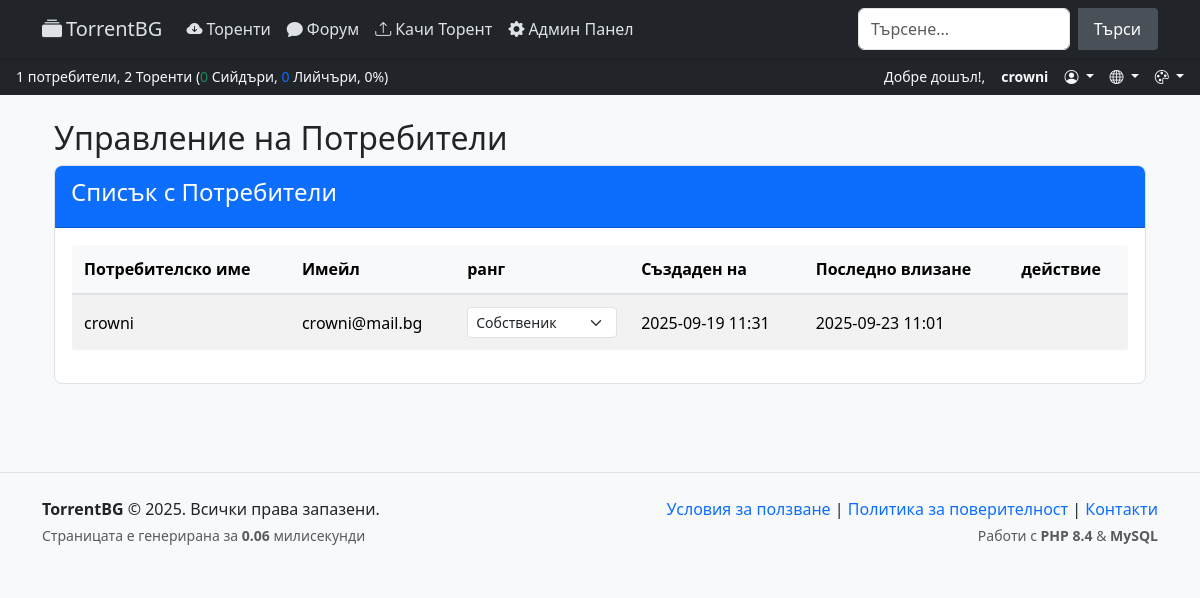
Before: /admin/users.php (signed in) with the older database file.
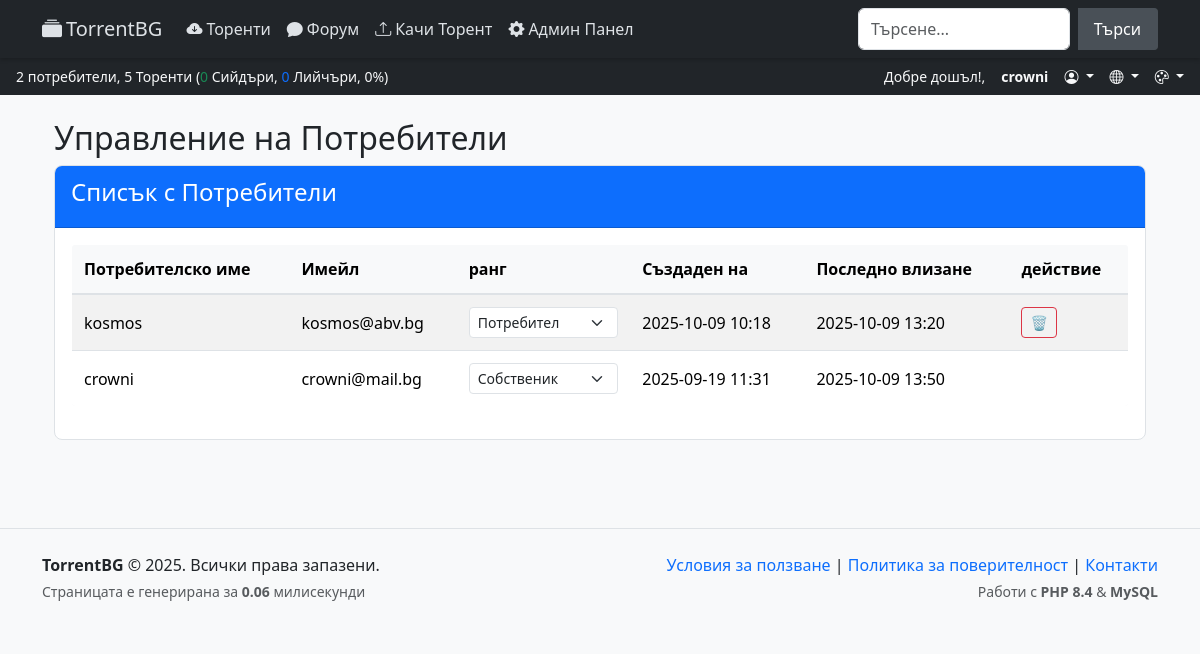
After: the same page with the newer database file.
### tables this page shows
CREATE TABLE IF NOT EXISTS `users` (
  `id` int UNSIGNED NOT NULL AUTO_INCREMENT,
  `username` varchar(50) NOT NULL,
  `email` varchar(100) NOT NULL,
  `password` varchar(255) NOT NULL,
  `rank` tinyint UNSIGNED NOT NULL DEFAULT '2' COMMENT '1=Guest,2=User,3=Uploader,4=Validator,5=Moderator,6=Owner',
  `created_at` timestamp NULL DEFAULT CURRENT_TIMESTAMP,
  `last_login` datetime DEFAULT NULL,
  `language` varchar(5) DEFAULT 'en',
  `style` varchar(10) DEFAULT 'light',
  `unread_notifications` int UNSIGNED NOT NULL DEFAULT '0',
  PRIMARY KEY (`id`),
  UNIQUE KEY `username` (`username`),
  UNIQUE KEY `email` (`email`)
);

### includes/Language.php (called while the page is built, shortened)
<?php
class Language {
    private string $langCode;
    private array $translations = [];
    public function __construct(string $langCode = 'en') {
        $supported = ['en', 'bg', 'fr', 'de', 'ru'];
        $this->langCode = in_array($langCode, $supported) ? $langCode : 'en';
    }
    private function loadLanguage(): void {
        $file = __DIR__ . "/../language/{$this->langCode}.php";
        if (file_exists($file)) {
            $this->translations = require $file;
        } else {
            $this->translations = require __DIR__ . '/../language/en.php';
        }
    }
    public function get(string $key, ...$params): string {
        $text = $this->translations[$key] ?? "{{$key}}";
        return $params ? vsprintf($text, array_map('htmlspecialchars', $params)) : htmlspecialchars($text);
    }
    public function getCurrent(): string {
        return $this->langCode;
    }
}

### includes/Auth.php (called while the page is built, shortened)
<?php
class Auth {
    private PDO $pdo;
    private ?array $user = null;
    public function __construct(PDO $pdo) {
        $this->pdo = $pdo;
        $this->loadUser();
    }
    private function loadUser(): void {
        if (isset($_SESSION['user_id'])) {
            $stmt = $this->pdo->prepare("SELECT * FROM users WHERE id = ?");
            $stmt->execute([$_SESSION['user_id']]);
            $this->user = $stmt->fetch();
        }
    }
    public function isLoggedIn(): bool {
        return $this->user !== null;
    }
    public function getUser(): ?array {
        return $this->user;
    }
}

### includes/StyleManager.php (called while the page is built, shortened)
<?php
class StyleManager {
    private string $style;
    public function __construct() {
        $this->style = $_GET['style'] ?? $_SESSION['style'] ?? $_COOKIE['style'] ?? 'light';
    }
    public function getCSS(): string {
        return "styles/{$this->style}/style.css";
    }
}

### admin/users.php (the view, shortened to what the changed rows need)
<?php
require_once __DIR__ . '/../includes/Auth.php';
require_once __DIR__ . '/../includes/Language.php';
$pdo = Database::getInstance();
try {
    $sql = "SELECT `id`, `username`, `email`, `rank`, `created_at`, `last_login` FROM `users` ORDER BY `created_at` DESC";
    $stmt = $pdo->prepare($sql);
    $stmt->execute();
    $users = $stmt->fetchAll(PDO::FETCH_ASSOC);
} catch (PDOException $e) {
    die("<h3>Грешка при извличане на потребителите:</h3><pre>" . htmlspecialchars($e->getMessage()) . "</pre>");
}
require_once __DIR__ . '/../templates/header.php';
?>
<div class="container-fluid">
    <h2><?= $lang->get('manage_users') ?></h2>
    <div class="row">
        <div class="col-12">
            <div class="card">
                <div class="card-body">
                    <div class="table-responsive">
                        <table class="table table-striped">
                            <thead>
                                <tr>
                                    <th><?= $lang->get('username') ?></th>
                                    <th><?= $lang->get('email') ?></th>
                                    <th><?= $lang->get('rank') ?></th>
                                    <th><?= $lang->get('created_at') ?></th>
                                    <th><?= $lang->get('last_login') ?></th>
                                    <th><?= $lang->get('actions') ?></th>
                                </tr>
                            </thead>
                            <tbody>
                                <?php foreach ($users as $user): ?>
                                    <tr>
                                        <td><?= htmlspecialchars($user['username']) ?></td>
                                        <td><?= htmlspecialchars($user['email']) ?></td>
                                        <td>
                                            <form method="POST" style="display:inline;">
                                                <select name="rank" class="form-select form-select-sm" onchange="this.form.submit()">
                                                    <option value="2" <?= $user['rank'] == 2 ? 'selected' : '' ?>><?= $lang->get('user') ?></option>
                                                    <option value="6" <?= $user['rank'] == 6 ? 'selected' : '' ?>><?= $lang->get('owner') ?></option>
                                                </select>
                                            </form>
                                        </td>
                                        <td><?= $user['created_at'] ? date('Y-m-d H:i', strtotime($user['created_at'])) : $lang->get('never') ?></td>
                                        <td><?= $user['last_login'] ? date('Y-m-d H:i', strtotime($user['last_login'])) : $lang->get('never') ?></td>
                                        <td>
                                            <?php if ($user['id'] != $auth->getUser()['id']): ?>
                                                <form method="POST" style="display:inline;" onsubmit="return confirm('<?= $lang->get('confirm_delete_user') ?>')">
                                                    <button type="submit" class="btn btn-sm btn-outline-danger">🗑️</button>
                                                </form>
                                            <?php endif; ?>
                                        </td>
                                    </tr>
                                <?php endforeach; ?>
                            </tbody>
                        </table>
                    </div>
                </div>
            </div>
        </div>
    </div>
</div>
<?php require_once __DIR__ . '/../templates/footer.php'; ?>

### templates/header.php (shortened to what the changed rows need)
<?php
require_once ROOT_PATH . 'includes/Auth.php';
require_once ROOT_PATH . 'includes/StyleManager.php';
require_once ROOT_PATH . 'includes/Language.php';
$pdo = Database::getInstance();
$auth = new Auth($pdo);
$styleManager = new StyleManager();
$lang = new Language($_SESSION['lang'] ?? 'en');
try {
    $pdo->exec("CREATE TABLE IF NOT EXISTS `peers` (
        `id` INT NOT NULL AUTO_INCREMENT,
        `torrent_id` INT NOT NULL,
        `peer_id` VARCHAR(40) NOT NULL,
        `ip` VARCHAR(45) NOT NULL,
        `port` INT NOT NULL,
        `seeder` TINYINT(1) NOT NULL DEFAULT 0,
        `uploaded` BIGINT UNSIGNED NOT NULL DEFAULT 0,
        `downloaded` BIGINT UNSIGNED NOT NULL DEFAULT 0,
        `left` BIGINT UNSIGNED NOT NULL DEFAULT 0,
        `last_announce` DATETIME NOT NULL DEFAULT CURRENT_TIMESTAMP ON UPDATE CURRENT_TIMESTAMP,
        PRIMARY KEY (`id`),
        UNIQUE KEY `unique_peer` (`torrent_id`, `peer_id`),
        KEY `torrent_id` (`torrent_id`),
        KEY `seeder` (`seeder`)
    ) ENGINE=InnoDB DEFAULT CHARSET=utf8mb4;");
} catch (Exception $e) {
}
$stmt = $pdo->query("SELECT COUNT(*) FROM users");
$totalUsers = $stmt->fetchColumn();
$stmt = $pdo->query("SELECT COUNT(*) FROM torrents");
$totalTorrents = $stmt->fetchColumn();
$hasSeederColumn = false;
try {
    $hasSeederColumn = true;
} catch (PDOException $e) {
}
if ($hasSeederColumn) {
    $pdo->exec("DELETE FROM peers WHERE last_announce < NOW() - INTERVAL 30 MINUTE");
    $stmt = $pdo->query("SELECT COUNT(*) FROM peers WHERE seeder = 1");
    $seeders = $stmt->fetchColumn();
    $stmt = $pdo->query("SELECT COUNT(*) FROM peers WHERE seeder = 0");
    $leechers = $stmt->fetchColumn();
    $totalPeers = $seeders + $leechers;
    $seederPercentage = $totalPeers > 0 ? round(($seeders / $totalPeers) * 100, 1) : 0;
    $statsText = sprintf(
        "%s %s, %s %s (<span class=\"text-success\">%s</span> %s, <span class=\"text-primary\">%s</span> %s, %s%%)",
        number_format($totalUsers),
        $lang->get('users'),
        number_format($totalTorrents),
        $lang->get('torrents'),
        number_format($seeders),
        $lang->get('seeders'),
        number_format($leechers),
        $lang->get('leechers'),
        $seederPercentage
    );
}
$greeting = '';
if ($auth->isLoggedIn()) {
    $user = $auth->getUser();
    $greeting = $lang->get('welcome') . ', <strong>' . htmlspecialchars($user['username']) . '</strong>';
}
?>
<!DOCTYPE html>
<html lang="<?= $lang->getCurrent() ?>">
<head>
    <link href="https://cdn.jsdelivr.net/npm/bootstrap@5.3.3/dist/css/bootstrap.min.css" rel="stylesheet">
    <link rel="stylesheet" href="https://cdn.jsdelivr.net/npm/bootstrap-icons@1.11.3/font/bootstrap-icons.min.css">
    <link href="<?= $styleManager->getCSS() ?>" rel="stylesheet">
</head>
<body>
    <div class="bg-dark text-light py-2 px-3 d-flex justify-content-between align-items-center small">
        <div>
            <?= $statsText ?>
        </div>
        <div class="d-flex align-items-center gap-3">
            <?php if ($auth->isLoggedIn()): ?>
                <?= $greeting ?>
            <?php else: ?>
                <a href="/login.php" class="text-light text-decoration-none"><?= $lang->get('login') ?></a> |
                <a href="/register.php" class="text-light text-decoration-none"><?= $lang->get('register') ?></a>
            <?php endif; ?>
            <?php if ($auth->isLoggedIn()): ?>
                <li class="nav-item dropdown list-unstyled mb-0">
                    <a class="nav-link dropdown-toggle p-0 text-light" href="#" id="userDropdown" role="button" data-bs-toggle="dropdown">
                    </a>
                </li>
            <?php endif; ?>
            <li class="nav-item dropdown list-unstyled mb-0">
                <a class="nav-link dropdown-toggle p-0 text-light" href="#" id="langDropdown" role="button" data-bs-toggle="dropdown">
                </a>
            </li>
            <li class="nav-item dropdown list-unstyled mb-0">
                <a class="nav-link dropdown-toggle p-0 text-light" href="#" id="styleDropdown" role="button" data-bs-toggle="dropdown">
                </a>
            </li>
        </div>
    </div>
    <div class="container py-4">

Changed rows visible on the page:
changed users "crowni": last_login "2025-09-23 11:01" → "2025-10-09 13:50"
added users: username "kosmos", email "kosmos@abv.bg", rank "Потребител", created_at "2025-10-09 10:18", last_login "2025-10-09 13:20"
Other visible differences:
$totalUsers: "1" → "2"
$totalTorrents: "2" → "5"
